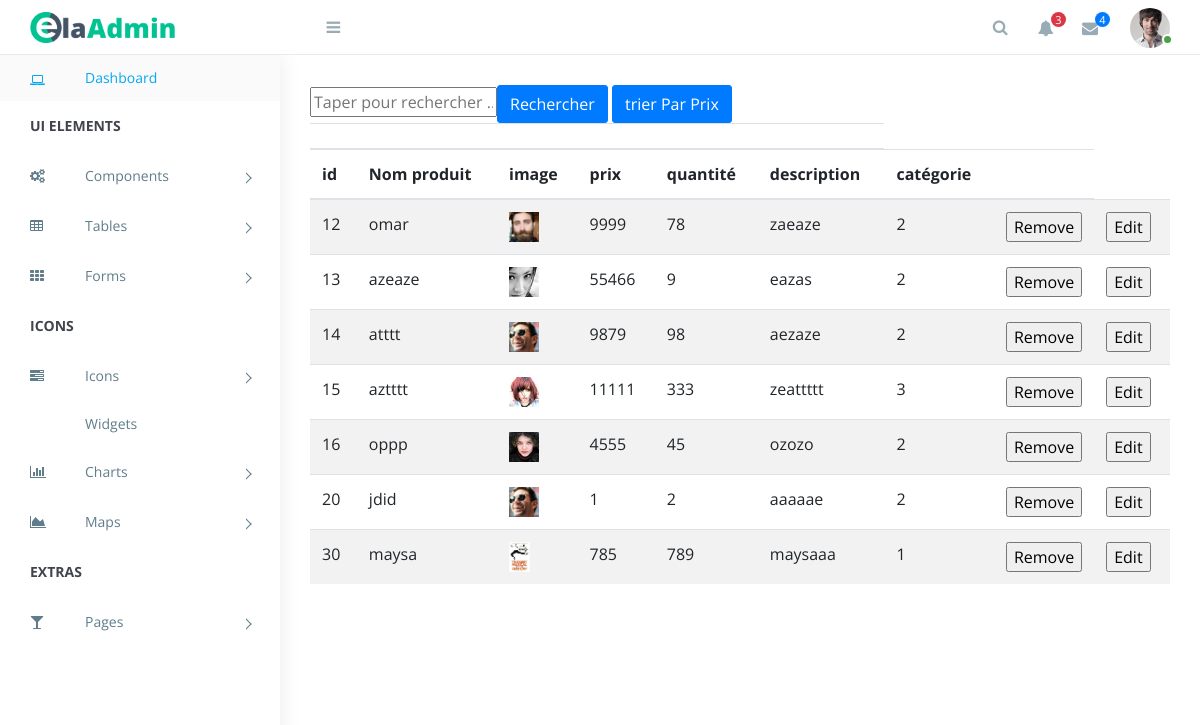
The app's page /ali/backoffice/livaff.php with its own data.
### tables this page shows
CREATE TABLE IF NOT EXISTS `produit` (
  `id` int(11) NOT NULL AUTO_INCREMENT,
  `nom` varchar(30) NOT NULL,
  `image` varchar(255) NOT NULL,
  `prix` varchar(255) NOT NULL,
  `quantite` int(11) NOT NULL,
  `description` varchar(255) NOT NULL,
  `cat` varchar(20) NOT NULL,
  PRIMARY KEY (`id`)
);

### ali/backoffice/core/produitC.php (called while the page is built, shortened)
<?PHP
class ProduitC {
	function afficherProduit(){
		$sql="select * From produit";
		$db = config::getConnexion();
		try{
			$sth = $db->prepare($sql);
			$sth->execute();
			$liste = $sth->fetchAll();
			return $liste;
		}
        catch (Exception $e){
            die('Erreur: '.$e->getMessage());
        }
	}
}
?>

### ali/backoffice/livaff.php (the view, shortened to what this page needs)
<!doctype html>
<?php
include "core/produitC.php";
$produitC =new produitC();
if(empty($_POST['search'])==false){
 $x=$_POST['search'];
    $prd=$produitC->rechercherProduit($x);}
else
$prd=$produitC->afficherProduit();
?>
 <html class="no-js" lang="">
<head>
    <link rel="stylesheet" href="https://cdn.jsdelivr.net/npm/normalize.css@8.0.0/normalize.min.css">
    <link rel="stylesheet" href="https://cdn.jsdelivr.net/npm/bootstrap@4.1.3/dist/css/bootstrap.min.css">
    <link rel="stylesheet" href="https://cdn.jsdelivr.net/npm/font-awesome@4.7.0/css/font-awesome.min.css">
    <link rel="stylesheet" href="https://cdn.jsdelivr.net/gh/lykmapipo/themify-icons@0.1.2/css/themify-icons.css">
    <link rel="stylesheet" href="https://cdn.jsdelivr.net/npm/pixeden-stroke-7-icon@1.2.3/pe-icon-7-stroke/dist/pe-icon-7-stroke.min.css">
    <link rel="stylesheet" href="https://cdnjs.cloudflare.com/ajax/libs/flag-icon-css/3.2.0/css/flag-icon.min.css">
    <link rel="stylesheet" href="assets/css/cs-skin-elastic.css">
    <link rel="stylesheet" href="assets/css/style.css">
    <link href="https://cdn.jsdelivr.net/npm/chartist@0.11.0/dist/chartist.min.css" rel="stylesheet">
    <link href="https://cdn.jsdelivr.net/npm/jqvmap@1.5.1/dist/jqvmap.min.css" rel="stylesheet">
    <link href="https://cdn.jsdelivr.net/npm/weathericons@2.1.0/css/weather-icons.css" rel="stylesheet" />
    <link href="https://cdn.jsdelivr.net/npm/fullcalendar@3.9.0/dist/fullcalendar.min.css" rel="stylesheet" />
</head>
<body>
    <aside id="left-panel" class="left-panel">
        <nav class="navbar navbar-expand-sm navbar-default">
            <div id="main-menu" class="main-menu collapse navbar-collapse">
                <ul class="nav navbar-nav">
                    <li class="active">
                        <a href="index.html"><i class="menu-icon fa fa-laptop"></i>Dashboard </a>
                    </li>
                    <li class="menu-title">UI elements</li>
                    <li class="menu-item-has-children dropdown">
                        <a href="#" class="dropdown-toggle" data-toggle="dropdown" aria-haspopup="true" aria-expanded="false"> <i class="menu-icon fa fa-cogs"></i>Components</a>
                    </li>
                    <li class="menu-item-has-children dropdown">
                        <a href="#" class="dropdown-toggle" data-toggle="dropdown" aria-haspopup="true" aria-expanded="false"> <i class="menu-icon fa fa-table"></i>Tables</a>
                    </li>
                    <li class="menu-item-has-children dropdown">
                        <a href="#" class="dropdown-toggle" data-toggle="dropdown" aria-haspopup="true" aria-expanded="false"> <i class="menu-icon fa fa-th"></i>Forms</a>
                    </li>
                    <li class="menu-title">Icons</li>
                    <li class="menu-item-has-children dropdown">
                        <a href="#" class="dropdown-toggle" data-toggle="dropdown" aria-haspopup="true" aria-expanded="false"> <i class="menu-icon fa fa-tasks"></i>Icons</a>
                    </li>
                    <li>
                        <a href="widgets.html"> <i class="menu-icon ti-email"></i>Widgets </a>
                    </li>
                    <li class="menu-item-has-children dropdown">
                        <a href="#" class="dropdown-toggle" data-toggle="dropdown" aria-haspopup="true" aria-expanded="false"> <i class="menu-icon fa fa-bar-chart"></i>Charts</a>
                    </li>
                    <li class="menu-item-has-children dropdown">
                        <a href="#" class="dropdown-toggle" data-toggle="dropdown" aria-haspopup="true" aria-expanded="false"> <i class="menu-icon fa fa-area-chart"></i>Maps</a>
                    </li>
                    <li class="menu-title">Extras</li>
                    <li class="menu-item-has-children dropdown">
                        <a href="#" class="dropdown-toggle" data-toggle="dropdown" aria-haspopup="true" aria-expanded="false"> <i class="menu-icon fa fa-glass"></i>Pages</a>
                    </li>
                </ul>
            </div>
        </nav>
    </aside>
    <div id="right-panel" class="right-panel">
        <header id="header" class="header">
            <div class="top-left">
                <div class="navbar-header">
                    <a class="navbar-brand" href="./"><img src="images/logo.png" alt="Logo"></a>
                    <a id="menuToggle" class="menutoggle"><i class="fa fa-bars"></i></a>
                </div>
            </div>
            <div class="top-right">
                <div class="header-menu">
                    <div class="header-left">
                        <button class="search-trigger"><i class="fa fa-search"></i></button>
                        <div class="dropdown for-notification">
                            <button class="btn btn-secondary dropdown-toggle" type="button" id="notification" data-toggle="dropdown" aria-haspopup="true" aria-expanded="false">
                                <i class="fa fa-bell"></i>
                                <span class="count bg-danger">3</span>
                            </button>
                        </div>
                        <div class="dropdown for-message">
                            <button class="btn btn-secondary dropdown-toggle" type="button" id="message" data-toggle="dropdown" aria-haspopup="true" aria-expanded="false">
                                <i class="fa fa-envelope"></i>
                                <span class="count bg-primary">4</span>
                            </button>
                        </div>
                    </div>
                    <div class="user-area dropdown float-right">
                        <a href="#" class="dropdown-toggle active" data-toggle="dropdown" aria-haspopup="true" aria-expanded="false">
                            <img class="user-avatar rounded-circle" src="images/admin.jpg" alt="User Avatar">
                        </a>
                    </div>
                </div>
            </div>
        </header>
        <div class="content">
            <table class="table table-striped b-t b-light">
                <form method="POST" action="livaff.php">
                    <input type="text" id="arearech" name="search" placeholder="Taper pour rechercher ... " required>
                    <input type="submit" value="Rechercher"  class="btn btn-primary">
                </form>
                <a href="tri.php">
                <input type="submit" value="trier Par Prix  "  class="btn btn-primary">
                </a>
                <thead>
                <tr>
                    <th colspan="6"></th>
                </tr>
                <tr>
                    <th>id</th>
                    <th>Nom produit</th>
                    <th>image</th>
                    <th>prix</th>
                    <th>quantité</th>
                    <th>description</th>
                    <th>catégorie</th>
                    <th style="width:30px;"></th>
                </tr>
                </thead>
                <tbody>
                <?php
                    foreach($prd as $p){
                        ?>
                        <tr>
                            <td><span class="text-ellipsis"><?php echo $p['id']; ?></span></td>
                            <td><span class="text-ellipsis"><?php echo $p['nom']; ?></span></td>
                            <td><span class="text-ellipsis"> <img src="images/avatar/<?=  $p['image'] ?>" widht="40" height="30" alt=""></span></td>
                            <td><span class="text-ellipsis"><?php echo $p['prix']; ?></span></td>
                            <td><span class="text-ellipsis"><?php echo $p['quantite']; ?></span></td>
                            <td><span class="text-ellipsis"><?php echo $p['description']; ?></span></td>
                            <td><span class="text-ellipsis"><?php echo $p['cat']; ?></span></td>
                            <td> <a href="supprimerprd.php?id=<?php echo $p['id']; ?>">
                                    <input type="button" value="Remove"> </a></td>
                            <td> <a href="modifierproduit.php?id=<?php echo $p['id']; ?>">
                             <input type="button" value="Edit"> </a></td>
                           </tr>
                        <?php
                    }
                ?>
                </tbody>
            </table>
        </div>
</body>
</html>

### records on screen
produit: id "12", nom "omar", image (picture), prix "9999", quantite "78", description "zaeaze", cat "2"
produit: id "13", nom "azeaze", image (picture), prix "55466", quantite "9", description "eazas", cat "2"
produit: id "14", nom "atttt", image (picture), prix "9879", quantite "98", description "aezaze", cat "2"
produit: id "15", nom "aztttt", image (picture), prix "11111", quantite "333", description "zeattttt", cat "3"
produit: id "16", nom "oppp", image (picture), prix "4555", quantite "45", description "ozozo", cat "2"
produit: id "20", nom "jdid", image (picture), prix "1", quantite "2", description "aaaaae", cat "2"
produit: id "30", nom "maysa", image (picture), prix "785", quantite "789", description "maysaaa", cat "1"
